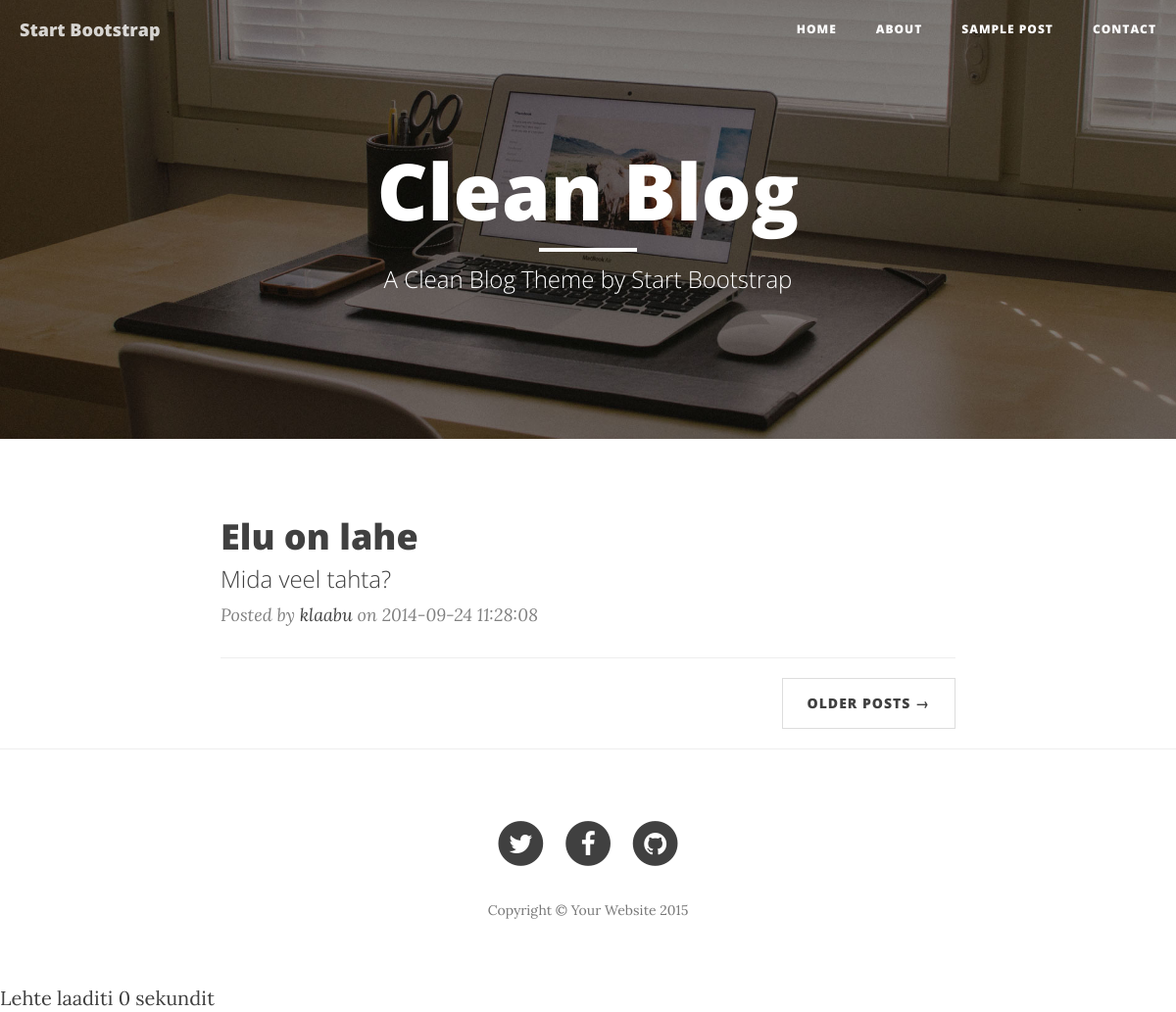
Before: / with the older database file.
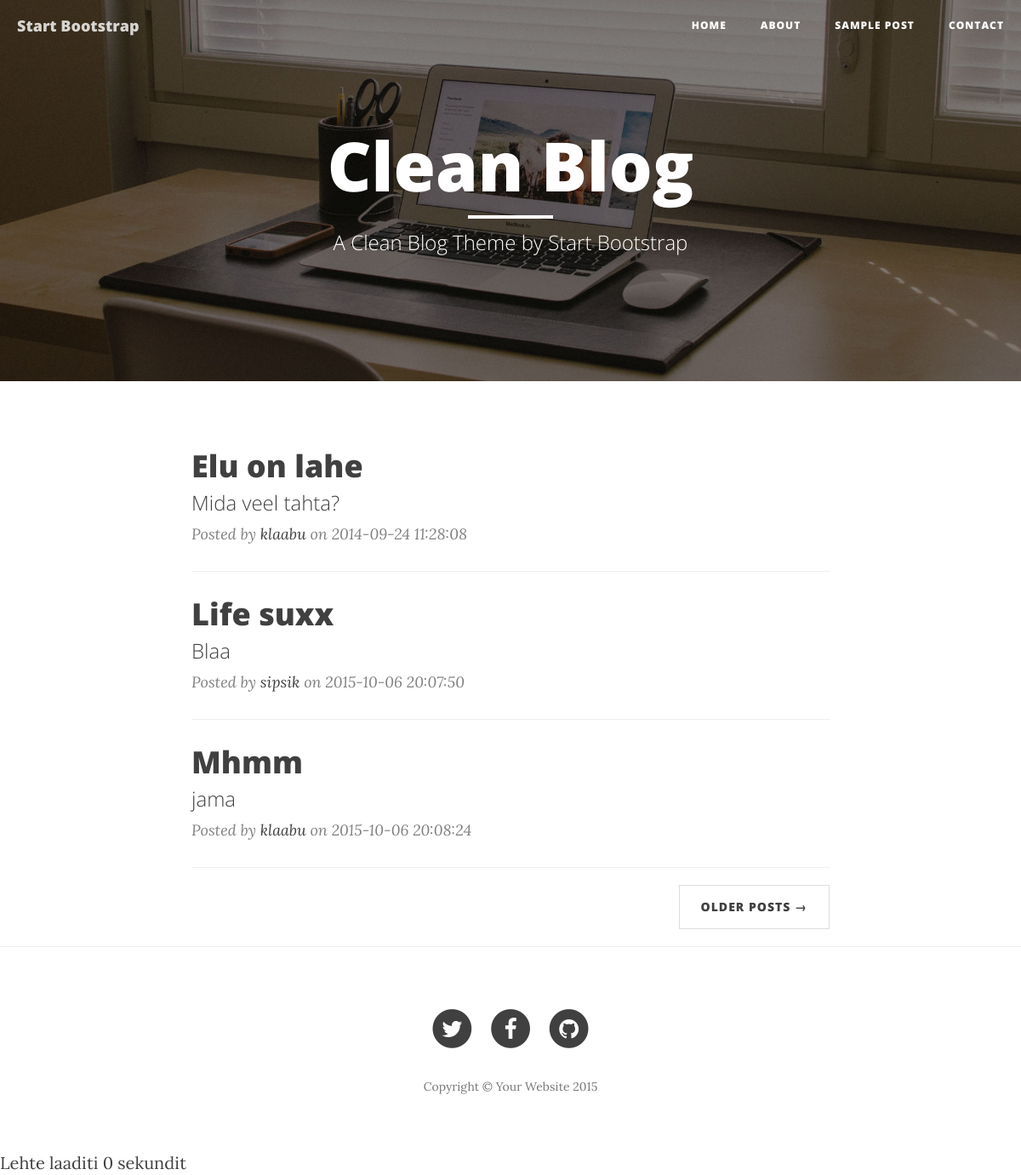
After: the same page with the newer database file.
### tables this page shows
CREATE TABLE `posts` (
  `post_id`          INT(11) UNSIGNED NOT NULL AUTO_INCREMENT,
  `author_id`        INT(10) UNSIGNED NOT NULL,
  `post_title`       VARCHAR(255)     NOT NULL,
  `post_description` VARCHAR(255)     NOT NULL,
  `post_text`        TEXT,
  `post_created`     DATETIME         NOT NULL DEFAULT CURRENT_TIMESTAMP,
  PRIMARY KEY (`post_id`),
  KEY `author_id` (`author_id`),
  CONSTRAINT `posts_ibfk_1` FOREIGN KEY (`author_id`) REFERENCES `authors` (`author_id`)
);

CREATE TABLE `authors` (
  `author_id`   INT(11) UNSIGNED NOT NULL AUTO_INCREMENT,
  `author_name` VARCHAR(255)     NOT NULL,
  PRIMARY KEY (`author_id`)
);

### controllers/home.php (called while the page is built)
<?php
$q = mysqli_query($db, "SELECT * FROM posts NATURAL JOIN authors");
while ($row = mysqli_fetch_assoc($q)) {
    $posts[] = $row;
}

### views/home.php (the view)
<header class="intro-header" style="background-image: url('img/home-bg.jpg')">
    <div class="container">
        <div class="row">
            <div class="col-lg-8 col-lg-offset-2 col-md-10 col-md-offset-1">
                <div class="site-heading">
                    <h1>Clean Blog</h1>
                    <hr class="small">
                    <span class="subheading">A Clean Blog Theme by Start Bootstrap</span>
                </div>
            </div>
        </div>
    </div>
</header>
<div class="container">
    <div class="row">
        <div class="col-lg-8 col-lg-offset-2 col-md-10 col-md-offset-1">
            <?php foreach ($posts as $post): ?>
                <div class="post-preview">
                    <a href="?page=post&id=<?= $post['post_id'] ?>">
                        <h2 class="post-title"><?= $post['post_title'] ?></h2>
                        <h3 class="post-subtitle"><?= $post['post_description'] ?></h3>
                    </a>
                    <p class="post-meta">Posted by <a href="#"><?= $post['author_name'] ?></a>
                        on <?= $post['post_created'] ?></p>
                </div>
                <hr>
            <?php endforeach ?>
            <ul class="pager">
                <li class="next">
                    <a href="#">Older Posts &rarr;</a>
                </li>
            </ul>
        </div>
    </div>
</div>
<hr>

### templates/master_template.php (shortened to what this page needs)
<!DOCTYPE html>
<html lang="en">
<head>
    <link href="css/bootstrap.min.css" rel="stylesheet">
    <link href="css/clean-blog.min.css" rel="stylesheet">
    <link href="http://maxcdn.bootstrapcdn.com/font-awesome/4.1.0/css/font-awesome.min.css" rel="stylesheet"
          type="text/css">
</head>
<body>
<nav class="navbar navbar-default navbar-custom navbar-fixed-top">
    <div class="container-fluid">
        <div class="navbar-header page-scroll">
            <a class="navbar-brand" href="index.php">Start Bootstrap</a>
        </div>
        <div class="collapse navbar-collapse" id="bs-example-navbar-collapse-1">
            <ul class="nav navbar-nav navbar-right">
                <li>
                    <a href="?">Home</a>
                </li>
                <li>
                    <a href="?page=about">About</a>
                </li>
                <li>
                    <a href="?page=sample">Sample Post</a>
                </li>
                <li>
                    <a href="?page=contact">Contact</a>
                </li>
            </ul>
        </div>
    </div>
</nav>
<?php
if (file_exists("views/$page.php")) {
    require "views/$page.php";
} else {
    require 'views/error.php';
}
?>
<footer>
    <div class="container">
        <div class="row">
            <div class="col-lg-8 col-lg-offset-2 col-md-10 col-md-offset-1">
                <ul class="list-inline text-center">
                    <li>
                        <a href="#">
                                <span class="fa-stack fa-lg">
                                    <i class="fa fa-circle fa-stack-2x"></i>
                                    <i class="fa fa-twitter fa-stack-1x fa-inverse"></i>
                                </span>
                        </a>
                    </li>
                    <li>
                        <a href="#">
                                <span class="fa-stack fa-lg">
                                    <i class="fa fa-circle fa-stack-2x"></i>
                                    <i class="fa fa-facebook fa-stack-1x fa-inverse"></i>
                                </span>
                        </a>
                    </li>
                    <li>
                        <a href="#">
                                <span class="fa-stack fa-lg">
                                    <i class="fa fa-circle fa-stack-2x"></i>
                                    <i class="fa fa-github fa-stack-1x fa-inverse"></i>
                                </span>
                        </a>
                    </li>
                </ul>
                <p class="copyright text-muted">Copyright &copy; Your Website <?= date('Y') ?></p>
            </div>
        </div>
    </div>
</footer>
</body>
</html>

### index.php (shortened to what this page needs)
<?php
$page_load_start = microtime(1);
$page = isset($_GET['page']) ? $_GET['page'] : 'home';
if (file_exists("controllers/$page.php")) {
    require "controllers/$page.php";
}
require "templates/master_template.php";
echo 'Lehte laaditi ' . round(microtime(1) - $page_load_start, 4) . ' sekundit';
?>

Changed rows visible on the page:
added posts: post_title "Life suxx", post_description "Blaa", author.author_name "sipsik", post_created "2015-10-06 20:07:50"
added posts: post_title "Mhmm", post_description "jama", author.author_name "klaabu", post_created "2015-10-06 20:08:24"
